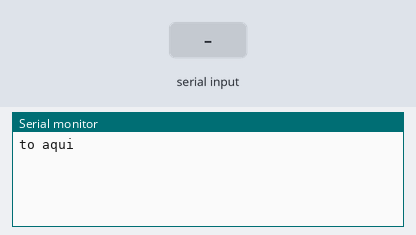
A sketch run on a simulated Arduino Uno, built with avr-gcc and run on an emulated ATmega328P. On the bench: the last lines printed to the serial monitor. The test bench sets the inputs (shaded band).

Above: at 1.2 s.
1.3 s: "m90\n" received over Serial
At 2.8 s:
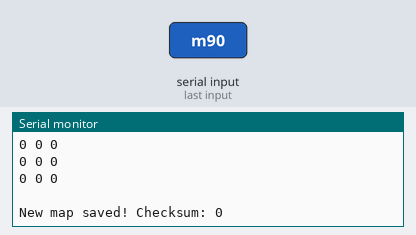
3.5 s: "m,45\n" received over Serial
At 4.8 s:
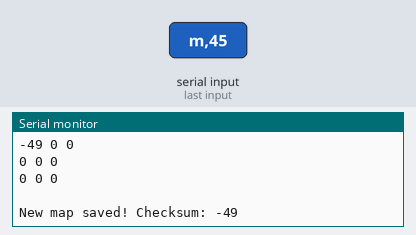

Measured:
- after the input at 1.3 s, the serial monitor: prints a new line after 0.71 s (image 1)
- after the input at 3.5 s, the serial monitor: prints a new line after 0.52 s (image 2)

The sketch:

FuelInjection.ino
```cpp
int injectorPin1 = 8;
int injectorPin2 = 9;

const int MAX_PSI = 3;//20;
const int MAX_RPM = 3;//7;
const int RPM_PRECISION = 1;//2; // multiply factor: MAX_RPM x RPM_PRECISION

int mapa[MAX_RPM * RPM_PRECISION][MAX_PSI];

int incomingByte = 0;

void setup(){

 Serial.begin(9600);

}


int getValueFromBuffer(int buff[]){

 int result = 0;

  if(buff[1] == -1)
     return buff[0]-48;
  else{
    result = (buff[0]-48)*10;
    result += buff[1]-48;
    return result;
  }
}


void readMap(){

    int buff[] = {-1,-1};
    int j=0,k=0;
    int x=0,y=0;
    int sum = 0;
    boolean newMap = false;

    do{

      int c = Serial.read();

      if(c == ','){
        mapa[y][x] = getValueFromBuffer(buff);
        sum += mapa[y][x];
        buff[0] = -1; buff[1] = -1;
        x++;
        j=0;
      }else if(c == ';'){ // new line
        mapa[y][x] = getValueFromBuffer(buff);
        sum += mapa[y][x];
        buff[0] = -1; buff[1] = -1;
        y++;
        x=0;
        j=0;
      }else if(c == 'm' || c == '['){
        //Receiving new map
        j=0;
      }else if(c >= 48 && c <= 57){ // the data!
        buff[j] = c;
        j++;
      }
      newMap = true;
      delay(2); // Little pause for next data

    }while(Serial.available());

    if(newMap){

      // DEBUG - printing received map
      for( int i=0; i < MAX_RPM * RPM_PRECISION ; i++){
        for( int j=0; j < MAX_PSI ; j++){
          Serial.print(mapa[i][j]);
          Serial.print(" ");
        }
        Serial.println(" ");
      }

      Serial.println(" ");
      Serial.print("New map saved! Checksum: ");
      Serial.println(sum);
    }

}

void loop(){

  //m10,13,14;20,20,22;33,34,30;


  // Is Bluetooth data Incoming??
  if(Serial.available())
  {
      int c = Serial.read();

      // Receiving map
      if(c == 'm')
      {
         readMap();
      }
    }

    delay(1000);
    Serial.println("to aqui");
}
```
